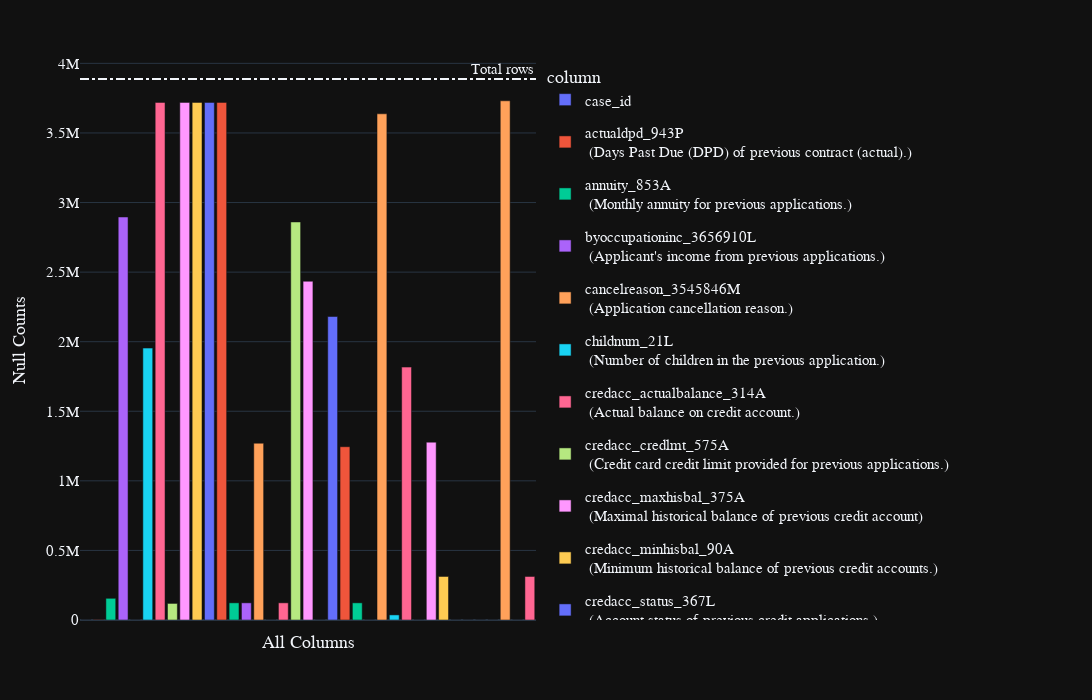

Notebook code cell kept with this figure:
### Code cell
display(train_applprev_1.fetch().head())
train_applprev_1.pipe(plot_nulls)
print(gc.collect())

### Figure 1 — Plotly figure (JSON) as saved in the notebook; plotly's stock layout.template omitted (floating-point values rounded to 4 significant figures)
{"data": [{"alignmentgroup": "True", "customdata": [[0]], "hovertemplate": "<b>%{hovertext}</b><br><br>column=%{x}<br>null_counts=%{y}<br>percent=%{customdata[0]}<extra></extra>", "hovertext": ["case_id"], "legendgroup": "case_id", "marker": {"color": "#636efa", "pattern": {"shape": ""}}, "name": "case_id", "offsetgroup": "case_id", "orientation": "v", "showlegend": true, "textposition": "auto", "type": "bar", "x": ["case_id"], "xaxis": "x", "y": [0], "yaxis": "y"}, {"alignmentgroup": "True", "customdata": [[0]], "hovertemplate": "<b>%{hovertext}</b><br><br>column=%{x}<br>null_counts=%{y}<br>percent=%{customdata[0]}<extra></extra>", "hovertext": ["actualdpd_943P <br> (Days Past Due (DPD) of previous contract (actual).)"], "legendgroup": "actualdpd_943P <br> (Days Past Due (DPD) of previous contract (actual).)", "marker": {"color": "#EF553B", "pattern": {"shape": ""}}, "name": "actualdpd_943P <br> (Days Past Due (DPD) of previous contract (actual).)", "offsetgroup": "actualdpd_943P <br> (Days Past Due (DPD) of previous contract (actual).)", "orientation": "v", "showlegend": true, "textposition": "auto", "type": "bar", "x": ["actualdpd_943P <br> (Days Past Due (DPD) of previous contract (actual).)"], "xaxis": "x", "y": [2234], "yaxis": "y"}, {"alignmentgroup": "True", "customdata": [[0.04]], "hovertemplate": "<b>%{hovertext}</b><br><br>column=%{x}<br>null_counts=%{y}<br>percent=%{customdata[0]}<extra></extra>", "hovertext": ["annuity_853A <br> (Monthly annuity for previous applications.)"], "legendgroup": "annuity_853A <br> (Monthly annuity for previous applications.)", "marker": {"color": "#00cc96", "pattern": {"shape": ""}}, "name": "annuity_853A <br> (Monthly annuity for previous applications.)", "offsetgroup": "annuity_853A <br> (Monthly annuity for previous applications.)", "orientation": "v", "showlegend": true, "textposition": "auto", "type": "bar", "x": ["annuity_853A <br> (Monthly annuity for previous applications.)"], "xaxis": "x", "y": [155851], "yaxis": "y"}, {"alignmentgroup": "True", "customdata": [[0.74]], "hovertemplate": "<b>%{hovertext}</b><br><br>column=%{x}<br>null_counts=%{y}<br>percent=%{customdata[0]}<extra></extra>", "hovertext": ["byoccupationinc_3656910L <br> (Applicant's income from previous applications.)"], "legendgroup": "byoccupationinc_3656910L <br> (Applicant's income from previous applications.)", "marker": {"color": "#ab63fa", "pattern": {"shape": ""}}, "name": "byoccupationinc_3656910L <br> (Applicant's income from previous applications.)", "offsetgroup": "byoccupationinc_3656910L <br> (Applicant's income from previous applications.)", "orientation": "v", "showlegend": true, "textposition": "auto", "type": "bar", "x": ["byoccupationinc_3656910L <br> (Applicant's income from previous applications.)"], "xaxis": "x", "y": [2896024], "yaxis": "y"}, {"alignmentgroup": "True", "customdata": [[0]], "hovertemplate": "<b>%{hovertext}</b><br><br>column=%{x}<br>null_counts=%{y}<br>percent=%{customdata[0]}<extra></extra>", "hovertext": ["cancelreason_3545846M <br> (Application cancellation reason.)"], "legendgroup": "cancelreason_3545846M <br> (Application cancellation reason.)", "marker": {"color": "#FFA15A", "pattern": {"shape": ""}}, "name": "cancelreason_3545846M <br> (Application cancellation reason.)", "offsetgroup": "cancelreason_3545846M <br> (Application cancellation reason.)", "orientation": "v", "showlegend": true, "textposition": "auto", "type": "bar", "x": ["cancelreason_3545846M <br> (Application cancellation reason.)"], "xaxis": "x", "y": [0], "yaxis": "y"}, {"alignmentgroup": "True", "customdata": [[0.5]], "hovertemplate": "<b>%{hovertext}</b><br><br>column=%{x}<br>null_counts=%{y}<br>percent=%{customdata[0]}<extra></extra>", "hovertext": ["childnum_21L <br> (Number of children in the previous application.)"], "legendgroup": "childnum_21L <br> (Number of children in the previous application.)", "marker": {"color": "#19d3f3", "pattern": {"shape": ""}}, "name": "childnum_21L <br> (Number of children in the previous application.)", "offsetgroup": "childnum_21L <br> (Number of children in the previous application.)", "orientation": "v", "showlegend": true, "textposition": "auto", "type": "bar", "x": ["childnum_21L <br> (Number of children in the previous application.)"], "xaxis": "x", "y": [1953893], "yaxis": "y"}, {"alignmentgroup": "True", "customdata": [[0.96]], "hovertemplate": "<b>%{hovertext}</b><br><br>column=%{x}<br>null_counts=%{y}<br>percent=%{customdata[0]}<extra></extra>", "hovertext": ["credacc_actualbalance_314A <br> (Actual balance on credit account.)"], "legendgroup": "credacc_actualbalance_314A <br> (Actual balance on credit account.)", "marker": {"color": "#FF6692", "pattern": {"shape": ""}}, "name": "credacc_actualbalance_314A <br> (Actual balance on credit account.)", "offsetgroup": "credacc_actualbalance_314A <br> (Actual balance on credit account.)", "orientation": "v", "showlegend": true, "textposition": "auto", "type": "bar", "x": ["credacc_actualbalance_314A <br> (Actual balance on credit account.)"], "xaxis": "x", "y": [3719506], "yaxis": "y"}, {"alignmentgroup": "True", "customdata": [[0.03]], "hovertemplate": "<b>%{hovertext}</b><br><br>column=%{x}<br>null_counts=%{y}<br>percent=%{customdata[0]}<extra></extra>", "hovertext": ["credacc_credlmt_575A <br> (Credit card credit limit provided for previous applications.)"], "legendgroup": "credacc_credlmt_575A <br> (Credit card credit limit provided for previous applications.)", "marker": {"color": "#B6E880", "pattern": {"shape": ""}}, "name": "credacc_credlmt_575A <br> (Credit card credit limit provided for previous applications.)", "offsetgroup": "credacc_credlmt_575A <br> (Credit card credit limit provided for previous applications.)", "orientation": "v", "showlegend": true, "textposition": "auto", "type": "bar", "x": ["credacc_credlmt_575A <br> (Credit card credit limit provided for previous applications.)"], "xaxis": "x", "y": [119070], "yaxis": "y"}, {"alignmentgroup": "True", "customdata": [[0.96]], "hovertemplate": "<b>%{hovertext}</b><br><br>column=%{x}<br>null_counts=%{y}<br>percent=%{customdata[0]}<extra></extra>", "hovertext": ["credacc_maxhisbal_375A <br> (Maximal historical balance of previous credit account)"], "legendgroup": "credacc_maxhisbal_375A <br> (Maximal historical balance of previous credit account)", "marker": {"color": "#FF97FF", "pattern": {"shape": ""}}, "name": "credacc_maxhisbal_375A <br> (Maximal historical balance of previous credit account)", "offsetgroup": "credacc_maxhisbal_375A <br> (Maximal historical balance of previous credit account)", "orientation": "v", "showlegend": true, "textposition": "auto", "type": "bar", "x": ["credacc_maxhisbal_375A <br> (Maximal historical balance of previous credit account)"], "xaxis": "x", "y": [3719506], "yaxis": "y"}, {"alignmentgroup": "True", "customdata": [[0.96]], "hovertemplate": "<b>%{hovertext}</b><br><br>column=%{x}<br>null_counts=%{y}<br>percent=%{customdata[0]}<extra></extra>", "hovertext": ["credacc_minhisbal_90A <br> (Minimum historical balance of previous credit accounts.)"], "legendgroup": "credacc_minhisbal_90A <br> (Minimum historical balance of previous credit accounts.)", "marker": {"color": "#FECB52", "pattern": {"shape": ""}}, "name": "credacc_minhisbal_90A <br> (Minimum historical balance of previous credit accounts.)", "offsetgroup": "credacc_minhisbal_90A <br> (Minimum historical balance of previous credit accounts.)", "orientation": "v", "showlegend": true, "textposition": "auto", "type": "bar", "x": ["credacc_minhisbal_90A <br> (Minimum historical balance of previous credit accounts.)"], "xaxis": "x", "y": [3719506], "yaxis": "y"}, {"alignmentgroup": "True", "customdata": [[0.96]], "hovertemplate": "<b>%{hovertext}</b><br><br>column=%{x}<br>null_counts=%{y}<br>percent=%{customdata[0]}<extra></extra>", "hovertext": ["credacc_status_367L <br> (Account status of previous credit applications.)"], "legendgroup": "credacc_status_367L <br> (Account status of previous credit applications.)", "marker": {"color": "#636efa", "pattern": {"shape": ""}}, "name": "credacc_status_367L <br> (Account status of previous credit applications.)", "offsetgroup": "credacc_status_367L <br> (Account status of previous credit applications.)", "orientation": "v", "showlegend": true, "textposition": "auto", "type": "bar", "x": ["credacc_status_367L <br> (Account status of previous credit applications.)"], "xaxis": "x", "y": [3719506], "yaxis": "y"}, {"alignmentgroup": "True", "customdata": [[0.96]], "hovertemplate": "<b>%{hovertext}</b><br><br>column=%{x}<br>null_counts=%{y}<br>percent=%{customdata[0]}<extra></extra>", "hovertext": ["credacc_transactions_402L <br> (Number of transactions made with the previous credit account of the applicant.)"], "legendgroup": "credacc_transactions_402L <br> (Number of transactions made with the previous credit account of the applicant.)", "marker": {"color": "#EF553B", "pattern": {"shape": ""}}, "name": "credacc_transactions_402L <br> (Number of transactions made with the previous credit account of the applicant.)", "offsetgroup": "credacc_transactions_402L <br> (Number of transactions made with the previous credit account of the applicant.)", "orientation": "v", "showlegend": true, "textposition": "auto", "type": "bar", "x": ["credacc_transactions_402L <br> (Number of transactions made with the previous credit account of the applicant.)"], "xaxis": "x", "y": [3719506], "yaxis": "y"}, {"alignmentgroup": "True", "customdata": [[0.03]], "hovertemplate": "<b>%{hovertext}</b><br><br>column=%{x}<br>null_counts=%{y}<br>percent=%{customdata[0]}<extra></extra>", "hovertext": ["credamount_590A <br> (Loan amount or card limit of previous applications.)"], "legendgroup": "credamount_590A <br> (Loan amount or card limit of previous applications.)", "marker": {"color": "#00cc96", "pattern": {"shape": ""}}, "name": "credamount_590A <br> (Loan amount or card limit of previous applications.)", "offsetgroup": "credamount_590A <br> (Loan amount or card limit of previous applications.)", "orientation": "v", "showlegend": true, "textposition": "auto", "type": "bar", "x": ["credamount_590A <br> (Loan amount or card limit of previous applications.)"], "xaxis": "x", "y": [123329], "yaxis": "y"}, {"alignmentgroup": "True", "customdata": [[0.03]], "hovertemplate": "<b>%{hovertext}</b><br><br>column=%{x}<br>null_counts=%{y}<br>percent=%{customdata[0]}<extra></extra>", "hovertext": ["credtype_587L <br> (Credit type of previous application.)"], "legendgroup": "credtype_587L <br> (Credit type of previous application.)", "marker": {"color": "#ab63fa", "pattern": {"shape": ""}}, "name": "credtype_587L <br> (Credit type of previous application.)", "offsetgroup": "credtype_587L <br> (Credit type of previous application.)", "orientation": "v", "showlegend": true, "textposition": "auto", "type": "bar", "x": ["credtype_587L <br> (Credit type of previous application.)"], "xaxis": "x", "y": [123329], "yaxis": "y"}, {"alignmentgroup": "True", "customdata": [[0.33]], "hovertemplate": "<b>%{hovertext}</b><br><br>column=%{x}<br>null_counts=%{y}<br>percent=%{customdata[0]}<extra></extra>", "hovertext": ["currdebt_94A <br> (Previous application's current debt.)"], "legendgroup": "currdebt_94A <br> (Previous application's current debt.)", "marker": {"color": "#FFA15A", "pattern": {"shape": ""}}, "name": "currdebt_94A <br> (Previous application's current debt.)", "offsetgroup": "currdebt_94A <br> (Previous application's current debt.)", "orientation": "v", "showlegend": true, "textposition": "auto", "type": "bar", "x": ["currdebt_94A <br> (Previous application's current debt.)"], "xaxis": "x", "y": [1270377], "yaxis": "y"}, {"alignmentgroup": "True", "customdata": [[0]], "hovertemplate": "<b>%{hovertext}</b><br><br>column=%{x}<br>null_counts=%{y}<br>percent=%{customdata[0]}<extra></extra>", "hovertext": ["district_544M <br> (District of the address used in the previous loan application.)"], "legendgroup": "district_544M <br> (District of the address used in the previous loan application.)", "marker": {"color": "#19d3f3", "pattern": {"shape": ""}}, "name": "district_544M <br> (District of the address used in the previous loan application.)", "offsetgroup": "district_544M <br> (District of the address used in the previous loan application.)", "orientation": "v", "showlegend": true, "textposition": "auto", "type": "bar", "x": ["district_544M <br> (District of the address used in the previous loan application.)"], "xaxis": "x", "y": [0], "yaxis": "y"}, {"alignmentgroup": "True", "customdata": [[0.03]], "hovertemplate": "<b>%{hovertext}</b><br><br>column=%{x}<br>null_counts=%{y}<br>percent=%{customdata[0]}<extra></extra>", "hovertext": ["downpmt_134A <br> (Previous application downpayment amount.)"], "legendgroup": "downpmt_134A <br> (Previous application downpayment amount.)", "marker": {"color": "#FF6692", "pattern": {"shape": ""}}, "name": "downpmt_134A <br> (Previous application downpayment amount.)", "offsetgroup": "downpmt_134A <br> (Previous application downpayment amount.)", "orientation": "v", "showlegend": true, "textposition": "auto", "type": "bar", "x": ["downpmt_134A <br> (Previous application downpayment amount.)"], "xaxis": "x", "y": [123329], "yaxis": "y"}, {"alignmentgroup": "True", "customdata": [[0.74]], "hovertemplate": "<b>%{hovertext}</b><br><br>column=%{x}<br>null_counts=%{y}<br>percent=%{customdata[0]}<extra></extra>", "hovertext": ["dtlastpmt_581D <br> (Date of last payment made by the applicant.)"], "legendgroup": "dtlastpmt_581D <br> (Date of last payment made by the applicant.)", "marker": {"color": "#B6E880", "pattern": {"shape": ""}}, "name": "dtlastpmt_581D <br> (Date of last payment made by the applicant.)", "offsetgroup": "dtlastpmt_581D <br> (Date of last payment made by the applicant.)", "orientation": "v", "showlegend": true, "textposition": "auto", "type": "bar", "x": ["dtlastpmt_581D <br> (Date of last payment made by the applicant.)"], "xaxis": "x", "y": [2860375], "yaxis": "y"}, {"alignmentgroup": "True", "customdata": [[0.63]], "hovertemplate": "<b>%{hovertext}</b><br><br>column=%{x}<br>null_counts=%{y}<br>percent=%{customdata[0]}<extra></extra>", "hovertext": ["dtlastpmtallstes_3545839D <br> (Date of the applicant's last payment.)"], "legendgroup": "dtlastpmtallstes_3545839D <br> (Date of the applicant's last payment.)", "marker": {"color": "#FF97FF", "pattern": {"shape": ""}}, "name": "dtlastpmtallstes_3545839D <br> (Date of the applicant's last payment.)", "offsetgroup": "dtlastpmtallstes_3545839D <br> (Date of the applicant's last payment.)", "orientation": "v", "showlegend": true, "textposition": "auto", "type": "bar", "x": ["dtlastpmtallstes_3545839D <br> (Date of the applicant's last payment.)"], "xaxis": "x", "y": [2434155], "yaxis": "y"}, {"alignmentgroup": "True", "customdata": [[0]], "hovertemplate": "<b>%{hovertext}</b><br><br>column=%{x}<br>null_counts=%{y}<br>percent=%{customdata[0]}<extra></extra>", "hovertext": ["education_1138M <br> (Applicant's education level from their previous application.)"], "legendgroup": "education_1138M <br> (Applicant's education level from their previous application.)", "marker": {"color": "#FECB52", "pattern": {"shape": ""}}, "name": "education_1138M <br> (Applicant's education level from their previous application.)", "offsetgroup": "education_1138M <br> (Applicant's education level from their previous application.)", "orientation": "v", "showlegend": true, "textposition": "auto", "type": "bar", "x": ["education_1138M <br> (Applicant's education level from their previous application.)"], "xaxis": "x", "y": [0], "yaxis": "y"}, {"alignmentgroup": "True", "customdata": [[0.56]], "hovertemplate": "<b>%{hovertext}</b><br><br>column=%{x}<br>null_counts=%{y}<br>percent=%{customdata[0]}<extra></extra>", "hovertext": ["employedfrom_700D <br> (Employment start date from the previous application.)"], "legendgroup": "employedfrom_700D <br> (Employment start date from the previous application.)", "marker": {"color": "#636efa", "pattern": {"shape": ""}}, "name": "employedfrom_700D <br> (Employment start date from the previous application.)", "offsetgroup": "employedfrom_700D <br> (Employment start date from the previous application.)", "orientation": "v", "showlegend": true, "textposition": "auto", "type": "bar", "x": ["employedfrom_700D <br> (Employment start date from the previous application.)"], "xaxis": "x", "y": [2180869], "yaxis": "y"}, {"alignmentgroup": "True", "customdata": [[0.32]], "hovertemplate": "<b>%{hovertext}</b><br><br>column=%{x}<br>null_counts=%{y}<br>percent=%{customdata[0]}<extra></extra>", "hovertext": ["familystate_726L <br> (Family State in previous application of applicant.)"], "legendgroup": "familystate_726L <br> (Family State in previous application of applicant.)", "marker": {"color": "#EF553B", "pattern": {"shape": ""}}, "name": "familystate_726L <br> (Family State in previous application of applicant.)", "offsetgroup": "familystate_726L <br> (Family State in previous application of applicant.)", "orientation": "v", "showlegend": true, "textposition": "auto", "type": "bar", "x": ["familystate_726L <br> (Family State in previous application of applicant.)"], "xaxis": "x", "y": [1245201], "yaxis": "y"}, {"alignmentgroup": "True", "customdata": [[0.03]], "hovertemplate": "<b>%{hovertext}</b><br><br>column=%{x}<br>null_counts=%{y}<br>percent=%{customdata[0]}<extra></extra>", "hovertext": ["inittransactioncode_279L <br> (Type of the initial transaction made in the previous application of the client.)"], "legendgroup": "inittransactioncode_279L <br> (Type of the initial transaction made in the previous application of the client.)", "marker": {"color": "#00cc96", "pattern": {"shape": ""}}, "name": "inittransactioncode_279L <br> (Type of the initial transaction made in the previous application of the client.)", "offsetgroup": "inittransactioncode_279L <br> (Type of the initial transaction made in the previous application of the client.)", "orientation": "v", "showlegend": true, "textposition": "auto", "type": "bar", "x": ["inittransactioncode_279L <br> (Type of the initial transaction made in the previous application of the client.)"], "xaxis": "x", "y": [123329], "yaxis": "y"}, {"alignmentgroup": "True", "customdata": [[0]], "hovertemplate": "<b>%{hovertext}</b><br><br>column=%{x}<br>null_counts=%{y}<br>percent=%{customdata[0]}<extra></extra>", "hovertext": ["isbidproduct_390L <br> (Flag for determining if the product is a cross-sell in previous applications.)"], "legendgroup": "isbidproduct_390L <br> (Flag for determining if the product is a cross-sell in previous applications.)", "marker": {"color": "#ab63fa", "pattern": {"shape": ""}}, "name": "isbidproduct_390L <br> (Flag for determining if the product is a cross-sell in previous applications.)", "offsetgroup": "isbidproduct_390L <br> (Flag for determining if the product is a cross-sell in previous applications.)", "orientation": "v", "showlegend": true, "textposition": "auto", "type": "bar", "x": ["isbidproduct_390L <br> (Flag for determining if the product is a cross-sell in previous applications.)"], "xaxis": "x", "y": [35], "yaxis": "y"}, {"alignmentgroup": "True", "customdata": [[0.94]], "hovertemplate": "<b>%{hovertext}</b><br><br>column=%{x}<br>null_counts=%{y}<br>percent=%{customdata[0]}<extra></extra>", "hovertext": ["isdebitcard_527L <br> (Previous application flag indicating if product being applied for is a debit card.)"], "legendgroup": "isdebitcard_527L <br> (Previous application flag indicating if product being applied for is a debit card.)", "marker": {"color": "#FFA15A", "pattern": {"shape": ""}}, "name": "isdebitcard_527L <br> (Previous application flag indicating if product being applied for is a debit card.)", "offsetgroup": "isdebitcard_527L <br> (Previous application flag indicating if product being applied for is a debit card.)", "orientation": "v", "showlegend": true, "textposition": "auto", "type": "bar", "x": ["isdebitcard_527L <br> (Previous application flag indicating if product being applied for is a debit card.)"], "xaxis": "x", "y": [3637550], "yaxis": "y"}, {"alignmentgroup": "True", "customdata": [[0.01]], "hovertemplate": "<b>%{hovertext}</b><br><br>column=%{x}<br>null_counts=%{y}<br>percent=%{customdata[0]}<extra></extra>", "hovertext": ["mainoccupationinc_437A <br> (Client's main income amount in their previous application.)"], "legendgroup": "mainoccupationinc_437A <br> (Client's main income amount in their previous application.)", "marker": {"color": "#19d3f3", "pattern": {"shape": ""}}, "name": "mainoccupationinc_437A <br> (Client's main income amount in their previous application.)", "offsetgroup": "mainoccupationinc_437A <br> (Client's main income amount in their previous application.)", "orientation": "v", "showlegend": true, "textposition": "auto", "type": "bar", "x": ["mainoccupationinc_437A <br> (Client's main income amount in their previous application.)"], "xaxis": "x", "y": [36612], "yaxis": "y"}, {"alignmentgroup": "True", "customdata": [[0.47]], "hovertemplate": "<b>%{hovertext}</b><br><br>column=%{x}<br>null_counts=%{y}<br>percent=%{customdata[0]}<extra></extra>", "hovertext": ["maxdpdtolerance_577P <br> (Maximum DPD with tolerance (on previous application/s).)"], "legendgroup": "maxdpdtolerance_577P <br> (Maximum DPD with tolerance (on previous application/s).)", "marker": {"color": "#FF6692", "pattern": {"shape": ""}}, "name": "maxdpdtolerance_577P <br> (Maximum DPD with tolerance (on previous application/s).)", "offsetgroup": "maxdpdtolerance_577P <br> (Maximum DPD with tolerance (on previous application/s).)", "orientation": "v", "showlegend": true, "textposition": "auto", "type": "bar", "x": ["maxdpdtolerance_577P <br> (Maximum DPD with tolerance (on previous application/s).)"], "xaxis": "x", "y": [1817378], "yaxis": "y"}, {"alignmentgroup": "True", "customdata": [[0]], "hovertemplate": "<b>%{hovertext}</b><br><br>column=%{x}<br>null_counts=%{y}<br>percent=%{customdata[0]}<extra></extra>", "hovertext": ["num_group1"], "legendgroup": "num_group1", "marker": {"color": "#B6E880", "pattern": {"shape": ""}}, "name": "num_group1", "offsetgroup": "num_group1", "orientation": "v", "showlegend": true, "textposition": "auto", "type": "bar", "x": ["num_group1"], "xaxis": "x", "y": [0], "yaxis": "y"}, {"alignmentgroup": "True", "customdata": [[0.33]], "hovertemplate": "<b>%{hovertext}</b><br><br>column=%{x}<br>null_counts=%{y}<br>percent=%{customdata[0]}<extra></extra>", "hovertext": ["outstandingdebt_522A <br> (Amount of outstanding debt on the client's previous application.)"], "legendgroup": "outstandingdebt_522A <br> (Amount of outstanding debt on the client's previous application.)", "marker": {"color": "#FF97FF", "pattern": {"shape": ""}}, "name": "outstandingdebt_522A <br> (Amount of outstanding debt on the client's previous application.)", "offsetgroup": "outstandingdebt_522A <br> (Amount of outstanding debt on the client's previous application.)", "orientation": "v", "showlegend": true, "textposition": "auto", "type": "bar", "x": ["outstandingdebt_522A <br> (Amount of outstanding debt on the client's previous application.)"], "xaxis": "x", "y": [1277922], "yaxis": "y"}, {"alignmentgroup": "True", "customdata": [[0.08]], "hovertemplate": "<b>%{hovertext}</b><br><br>column=%{x}<br>null_counts=%{y}<br>percent=%{customdata[0]}<extra></extra>", "hovertext": ["pmtnum_8L <br> (Number of payments made for the previous application.)"], "legendgroup": "pmtnum_8L <br> (Number of payments made for the previous application.)", "marker": {"color": "#FECB52", "pattern": {"shape": ""}}, "name": "pmtnum_8L <br> (Number of payments made for the previous application.)", "offsetgroup": "pmtnum_8L <br> (Number of payments made for the previous application.)", "orientation": "v", "showlegend": true, "textposition": "auto", "type": "bar", "x": ["pmtnum_8L <br> (Number of payments made for the previous application.)"], "xaxis": "x", "y": [312833], "yaxis": "y"}, {"alignmentgroup": "True", "customdata": [[0]], "hovertemplate": "<b>%{hovertext}</b><br><br>column=%{x}<br>null_counts=%{y}<br>percent=%{customdata[0]}<extra></extra>", "hovertext": ["postype_4733339M <br> (Type of point of sale.)"], "legendgroup": "postype_4733339M <br> (Type of point of sale.)", "marker": {"color": "#636efa", "pattern": {"shape": ""}}, "name": "postype_4733339M <br> (Type of point of sale.)", "offsetgroup": "postype_4733339M <br> (Type of point of sale.)", "orientation": "v", "showlegend": true, "textposition": "auto", "type": "bar", "x": ["postype_4733339M <br> (Type of point of sale.)"], "xaxis": "x", "y": [0], "yaxis": "y"}, {"alignmentgroup": "True", "customdata": [[0]], "hovertemplate": "<b>%{hovertext}</b><br><br>column=%{x}<br>null_counts=%{y}<br>percent=%{customdata[0]}<extra></extra>", "hovertext": ["profession_152M <br> (Profession of the client during their previous loan application.)"], "legendgroup": "profession_152M <br> (Profession of the client during their previous loan application.)", "marker": {"color": "#EF553B", "pattern": {"shape": ""}}, "name": "profession_152M <br> (Profession of the client during their previous loan application.)", "offsetgroup": "profession_152M <br> (Profession of the client during their previous loan application.)", "orientation": "v", "showlegend": true, "textposition": "auto", "type": "bar", "x": ["profession_152M <br> (Profession of the client during their previous loan application.)"], "xaxis": "x", "y": [0], "yaxis": "y"}, {"alignmentgroup": "True", "customdata": [[0]], "hovertemplate": "<b>%{hovertext}</b><br><br>column=%{x}<br>null_counts=%{y}<br>percent=%{customdata[0]}<extra></extra>", "hovertext": ["rejectreason_755M <br> (Reason for previous application rejection.)"], "legendgroup": "rejectreason_755M <br> (Reason for previous application rejection.)", "marker": {"color": "#00cc96", "pattern": {"shape": ""}}, "name": "rejectreason_755M <br> (Reason for previous application rejection.)", "offsetgroup": "rejectreason_755M <br> (Reason for previous application rejection.)", "orientation": "v", "showlegend": true, "textposition": "auto", "type": "bar", "x": ["rejectreason_755M <br> (Reason for previous application rejection.)"], "xaxis": "x", "y": [0], "yaxis": "y"}, {"alignmentgroup": "True", "customdata": [[0]], "hovertemplate": "<b>%{hovertext}</b><br><br>column=%{x}<br>null_counts=%{y}<br>percent=%{customdata[0]}<extra></extra>", "hovertext": ["rejectreasonclient_4145042M <br> (Reason for rejection of the client's previous application.)"], "legendgroup": "rejectreasonclient_4145042M <br> (Reason for rejection of the client's previous application.)", "marker": {"color": "#ab63fa", "pattern": {"shape": ""}}, "name": "rejectreasonclient_4145042M <br> (Reason for rejection of the client's previous application.)", "offsetgroup": "rejectreasonclient_4145042M <br> (Reason for rejection of the client's previous application.)", "orientation": "v", "showlegend": true, "textposition": "auto", "type": "bar", "x": ["rejectreasonclient_4145042M <br> (Reason for rejection of the client's previous application.)"], "xaxis": "x", "y": [0], "yaxis": "y"}, {"alignmentgroup": "True", "customdata": [[0.96]], "hovertemplate": "<b>%{hovertext}</b><br><br>column=%{x}<br>null_counts=%{y}<br>percent=%{customdata[0]}<extra></extra>", "hovertext": ["revolvingaccount_394A <br> (Revolving account that was present in the applicant's previous application.)"], "legendgroup": "revolvingaccount_394A <br> (Revolving account that was present in the applicant's previous application.)", "marker": {"color": "#FFA15A", "pattern": {"shape": ""}}, "name": "revolvingaccount_394A <br> (Revolving account that was present in the applicant's previous application.)", "offsetgroup": "revolvingaccount_394A <br> (Revolving account that was present in the applicant's previous application.)", "orientation": "v", "showlegend": true, "textposition": "auto", "type": "bar", "x": ["revolvingaccount_394A <br> (Revolving account that was present in the applicant's previous application.)"], "xaxis": "x", "y": [3731033], "yaxis": "y"}, {"alignmentgroup": "True", "customdata": [[0]], "hovertemplate": "<b>%{hovertext}</b><br><br>column=%{x}<br>null_counts=%{y}<br>percent=%{customdata[0]}<extra></extra>", "hovertext": ["status_219L <br> (Previous application status.)"], "legendgroup": "status_219L <br> (Previous application status.)", "marker": {"color": "#19d3f3", "pattern": {"shape": ""}}, "name": "status_219L <br> (Previous application status.)", "offsetgroup": "status_219L <br> (Previous application status.)", "orientation": "v", "showlegend": true, "textposition": "auto", "type": "bar", "x": ["status_219L <br> (Previous application status.)"], "xaxis": "x", "y": [35], "yaxis": "y"}, {"alignmentgroup": "True", "customdata": [[0.08]], "hovertemplate": "<b>%{hovertext}</b><br><br>column=%{x}<br>null_counts=%{y}<br>percent=%{customdata[0]}<extra></extra>", "hovertext": ["tenor_203L <br> (Number of instalments in the previous application.)"], "legendgroup": "tenor_203L <br> (Number of instalments in the previous application.)", "marker": {"color": "#FF6692", "pattern": {"shape": ""}}, "name": "tenor_203L <br> (Number of instalments in the previous application.)", "offsetgroup": "tenor_203L <br> (Number of instalments in the previous application.)", "orientation": "v", "showlegend": true, "textposition": "auto", "type": "bar", "x": ["tenor_203L <br> (Number of instalments in the previous application.)"], "xaxis": "x", "y": [312833], "yaxis": "y"}], "layout": {"annotations": [{"showarrow": false, "text": "Total rows", "x": 1, "xanchor": "right", "xref": "x domain", "y": 3887684, "yanchor": "bottom", "yref": "y"}], "barmode": "relative", "height": 700, "legend": {"title": {"text": "column"}, "tracegroupgap": 10}, "margin": {"t": 60}, "shapes": [{"line": {"dash": "dashdot"}, "type": "line", "x0": 0, "x1": 1, "xref": "x domain", "y0": 3887684, "y1": 3887684, "yref": "y"}], "showlegend": true, "width": 3000, "xaxis": {"anchor": "y", "categoryarray": ["case_id", "actualdpd_943P <br> (Days Past Due (DPD) of previous contract (actual).)", "annuity_853A <br> (Monthly annuity for previous applications.)", "byoccupationinc_3656910L <br> (Applicant's income from previous applications.)", "cancelreason_3545846M <br> (Application cancellation reason.)", "childnum_21L <br> (Number of children in the previous application.)", "credacc_actualbalance_314A <br> (Actual balance on credit account.)", "credacc_credlmt_575A <br> (Credit card credit limit provided for previous applications.)", "credacc_maxhisbal_375A <br> (Maximal historical balance of previous credit account)", "credacc_minhisbal_90A <br> (Minimum historical balance of previous credit accounts.)", "credacc_status_367L <br> (Account status of previous credit applications.)", "credacc_transactions_402L <br> (Number of transactions made with the previous credit account of the applicant.)", "credamount_590A <br> (Loan amount or card limit of previous applications.)", "credtype_587L <br> (Credit type of previous application.)", "currdebt_94A <br> (Previous application's current debt.)", "district_544M <br> (District of the address used in the previous loan application.)", "downpmt_134A <br> (Previous application downpayment amount.)", "dtlastpmt_581D <br> (Date of last payment made by the applicant.)", "dtlastpmtallstes_3545839D <br> (Date of the applicant's last payment.)", "education_1138M <br> (Applicant's education level from their previous application.)", "employedfrom_700D <br> (Employment start date from the previous application.)", "familystate_726L <br> (Family State in previous application of applicant.)", "inittransactioncode_279L <br> (Type of the initial transaction made in the previous application of the client.)", "isbidproduct_390L <br> (Flag for determining if the product is a cross-sell in previous applications.)", "isdebitcard_527L <br> (Previous application flag indicating if product being applied for is a debit card.)", "mainoccupationinc_437A <br> (Client's main income amount in their previous application.)", "maxdpdtolerance_577P <br> (Maximum DPD with tolerance (on previous application/s).)", "num_group1", "outstandingdebt_522A <br> (Amount of outstanding debt on the client's previous application.)", "pmtnum_8L <br> (Number of payments made for the previous application.)", "postype_4733339M <br> (Type of point of sale.)", "profession_152M <br> (Profession of the client during their previous loan application.)", "rejectreason_755M <br> (Reason for previous application rejection.)", "rejectreasonclient_4145042M <br> (Reason for rejection of the client's previous application.)", "revolvingaccount_394A <br> (Revolving account that was present in the applicant's previous application.)", "status_219L <br> (Previous application status.)", "tenor_203L <br> (Number of instalments in the previous application.)"], "categoryorder": "array", "domain": [0, 1], "showticklabels": false, "title": {"text": "All Columns"}}, "yaxis": {"anchor": "x", "domain": [0, 1], "title": {"text": "Null Counts"}}}}
